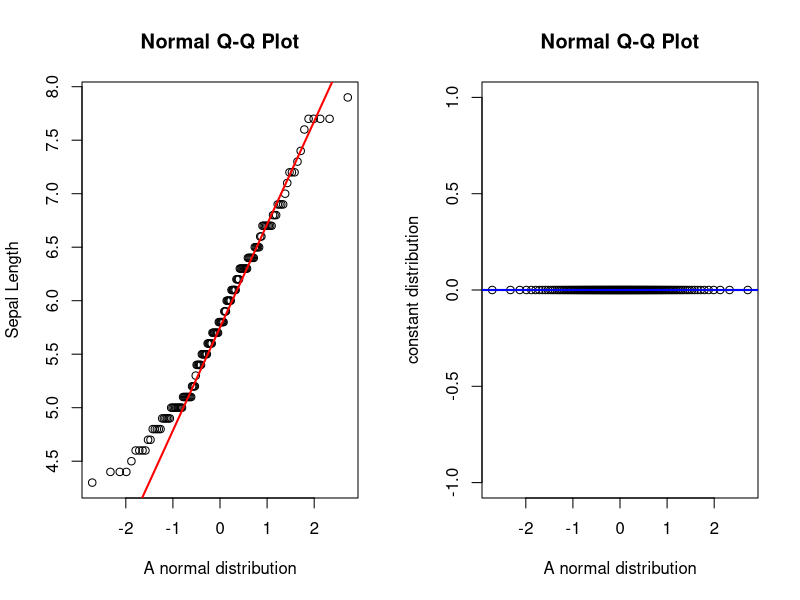
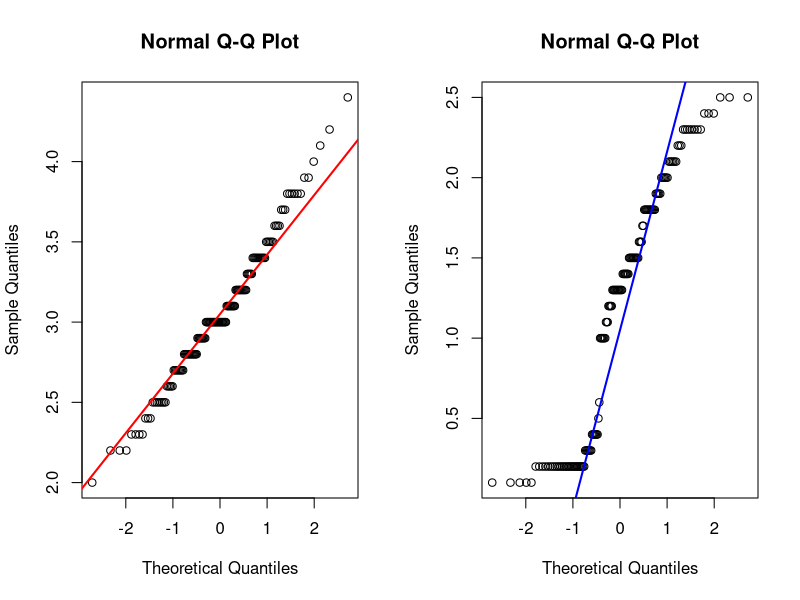
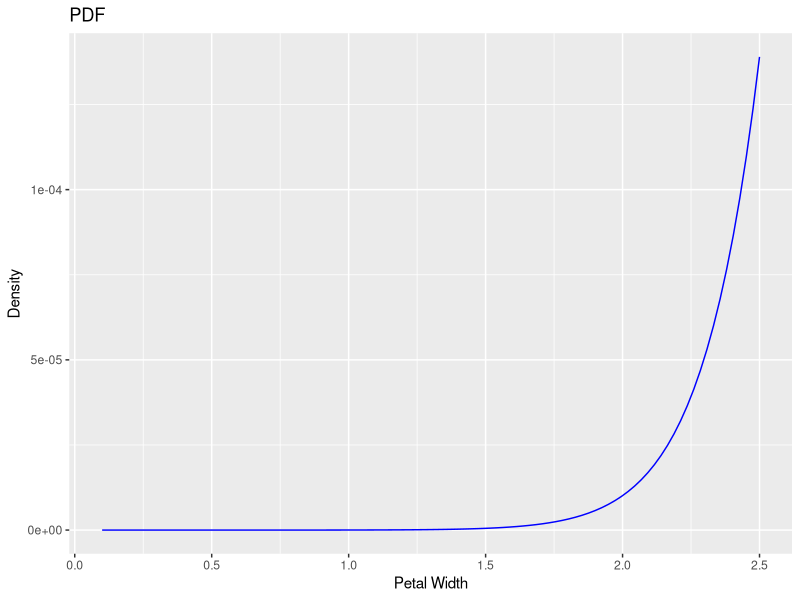
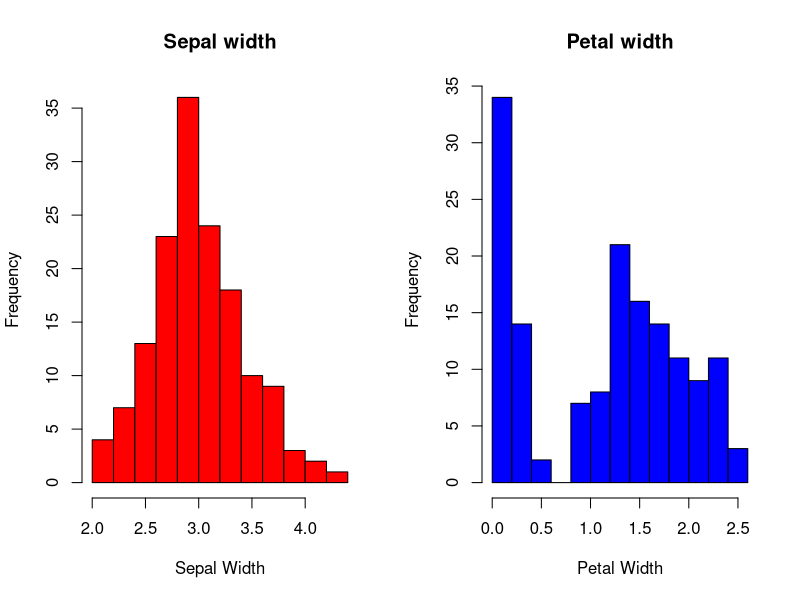

R code for these plots, in order:
# EXERCISE 6
# Generate QQ plots for Sepal Width and Petal Width. 
# Compare them with the QQ plot for Sepal Length and discuss which variable appears 
# to be the most normally distributed based on the QQ plots.

# importing necessary libraries
library(ggplot2)
library(datasets)

# checking the imported dataset
head(iris)
summary(iris)

# how does qq plot behave? if we feed it random gaussian the line will describe the distribution
normale <- rnorm(150, mean=0, sd=0)
par(mfrow = c(1,2)) # to display two graphs one beside the other
qqnorm(iris$Sepal.Length, ylab="Sepal Length", xlab="A normal distribution")
qqline(iris$Sepal.Length, lwd=2, col="red") # this graph 

qqnorm(normale, ylab="constant distribution", xlab="A normal distribution")
qqline(normale, lwd=2, col="blue") # is comparable to this

# Now to the actual exercise
qqnorm(iris$Sepal.Width); qqline(iris$Sepal.Width, lwd=2, col="red")
qqnorm(iris$Petal.Width); qqline(iris$Petal.Width, lwd=2, col="blue")
# I think that the petal width is not totally normally distributed,
# instead it will be denser around the left tail
# to check this:

# hurray!
ggplot(data.frame(x = iris$Petal.Width), aes(x = x)) +
  stat_function(fun = dnorm, args = list(mean = mean(iris$Sepal.Length), sd = sd(iris$Sepal.Length)), color = "blue") +
  labs(title = "PDF", x = "Petal Width", y = "Density")
hist(iris$Sepal.Width, xlab= "Sepal Width", col= "red", main = "Sepal width")
hist(iris$Petal.Width, xlab= "Petal Width", col= "blue", main = "Petal width")


